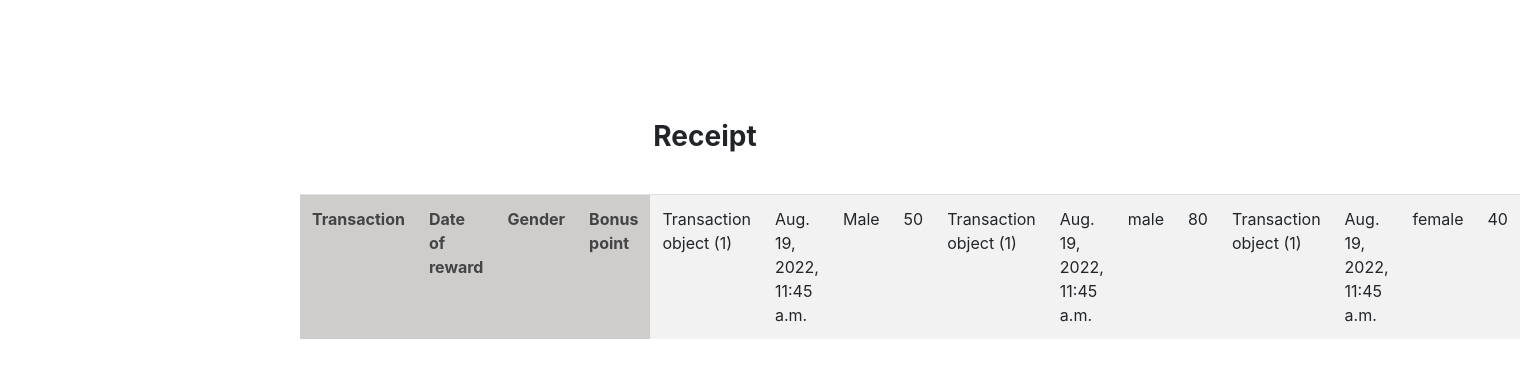
The app's page /wallet/rewards/ with its own data.
### wallet/models.py (models this page shows)
class Reward(models.Model):
    transaction = models.ForeignKey(Transaction, on_delete=models.CASCADE)
    date_of_reward = models.DateTimeField(default=datetime.now)
    customer_id =models.IntegerField(null=True)
    gender=models.CharField(max_length=7,null=True)
    bonus_points=models.IntegerField(null=True)

class Transaction(models.Model):
    transaction_amount = models.IntegerField(null=True)
    date_time = models.DateTimeField(default=datetime.now,null=True)
    transaction_charge = models.IntegerField(null=True)
    wallet_one = models.ForeignKey("Wallet",on_delete= models.CASCADE,related_name="Transaction_wallet",null=True)
    destination_account = models.ForeignKey( Account,on_delete=models.CASCADE,related_name='account_a',null=True)
    origin_account =models.ForeignKey(Account, on_delete=models.CASCADE,related_name='account_b',null=True)
    receipt=models.ForeignKey(Account, on_delete=models.CASCADE,related_name='account_c',null=True)
    transaction_date = models.DateTimeField(default=datetime.now)
    transaction_charge = models.IntegerField(null=True)
    TRASACTION_TYPE_CHOICES = (
        ('D','Debit'),
        ('C','Credit'),
    )
    transaction_type = models.CharField(max_length=20, choices= TRASACTION_TYPE_CHOICES,null=True)
    wallet = models.ForeignKey(Wallet, on_delete=models.CASCADE,null=True)
    transaction_ref = models.CharField(max_length=20,null=True)

### wallet/views.py (the view)
# urls.py: path("rewards/", views.list_reward,name="reward_list"),
def list_reward(request):
    rewards=models.Reward.objects.all()
    return render(request,"wallet/reward_list.html",{"rewards":rewards})

### wallet/templates/wallet/reward_list.html (shortened to what this page needs)
<!doctype html>
<html lang="en">
  <head>
    <link rel="stylesheet" href="https://cdn.jsdelivr.net/npm/bootstrap@4.3.1/dist/css/bootstrap.min.css">
  </head>
  <body>
    <h3>Receipt</h3>
    <table class="table table-striped table-hover" style="width: 500px;">
            <th>Transaction</th>
            <th>Date of reward</th>
            <th>Gender</th>
            <th>Bonus point</th>
        {% for reward in rewards %}
            <td>{{ reward.transaction }}</td>
            <td>{{ reward.date_of_reward }}</td>
            <td>{{ reward.gender }}</td>
            <td>{{ reward.bonus_points }}</td>
    {%endfor%}
    </table>
  </body>
</html>

### wallet/templates/wallet/reward_list.html (style rules this page uses)
table { margin-top: 40px; margin-left: 300px; margin-right: 120px; }
h3 { text-align: center; font-weight: bold; padding-top:120px ; padding-right: 120px; }
th { background-color: rgb(207, 204, 204); color: rgb(68, 68, 68); }

### records on screen
Reward: transaction "Transaction object (1)", date_of_reward "Aug. 19, 2022, 11:45 a.m.", gender "Male", bonus_points "50"
Reward: transaction "Transaction object (1)", date_of_reward "Aug. 19, 2022, 11:45 a.m.", gender "male", bonus_points "80"
Reward: transaction "Transaction object (1)", date_of_reward "Aug. 19, 2022, 11:45 a.m.", gender "female", bonus_points "40"
